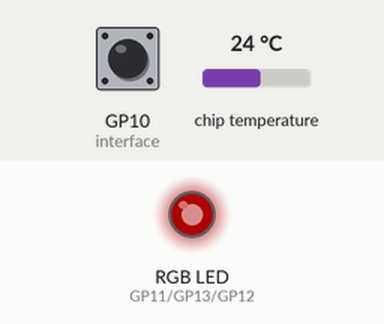
Simulated run of this program. Board: Raspberry Pi Pico running MicroPython. On the bench: an RGB LED mixed from three pins (HIGH = lit). The test bench sets the inputs (shaded band); at power-on: GP10 (interface) HIGH, chip temperature 24 °C. Dim RGB values are drawn brighter than linear; files the program writes start out absent. At 5.7 s the program stops and its outputs stay as they are.

Above: at 1.2 s.
1.3 s: GP10 (interface) pulled LOW for 0.15 s
At 2.7 s:
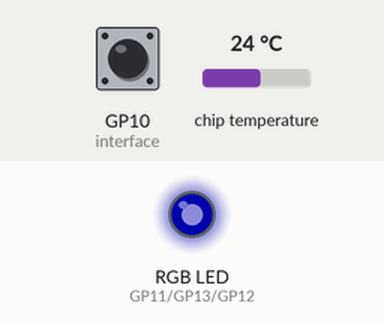
3.0 s: GP10 (interface) pulled LOW for 1 s
At 4.6 s:
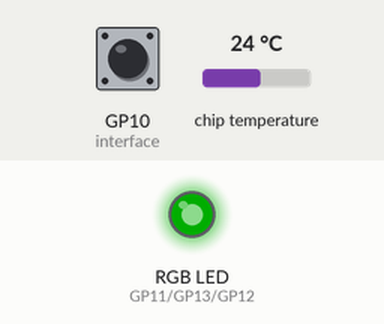
5.5 s: GP10 (interface) pulled LOW for 0.15 s
At 6.9 s:
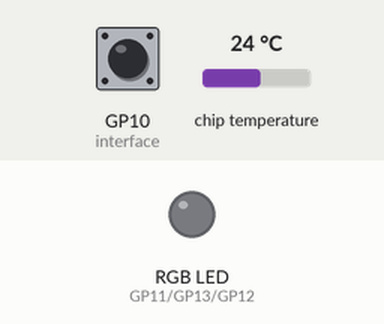
Timing chart, 0 to 7.2 s (numbered marks = the images above; inputs shaded):
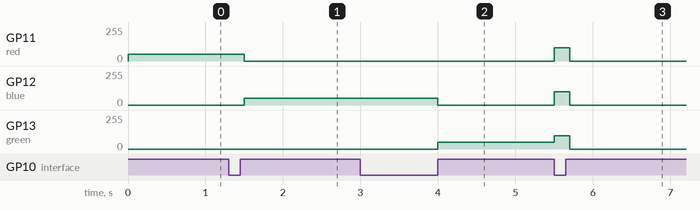

The program:

conductor.py
```python
from machine import Pin, ADC
from picozero import RGBLED
from utime import sleep

import sys
import utime

rgb = RGBLED(red = 11, green = 13, blue = 12)
rgb.color = (50, 0, 0)

sensor_temp = ADC(4)
temp_offset = 8.7
conversion_factor = 3.3 / (65535)
interface = Pin(10, Pin.IN, Pin.PULL_UP)

delta_t = 0.1
x = 50

def wait_for_interface():
    while True:
        sleep(0.1)
        if not interface.value():
            break
    while True:
        sleep(0.1)
        if interface.value():
            break


# STAGE 1: wait for button push...
wait_for_interface()

#STAGE 2: create log file...
rgb.color = (255, 0, 0)

file_name = 'temp_log.csv'
f = open(file_name, 'w')

rgb.color = (0, 0, 50)

wait_for_interface()

#STAGE 3: start logging to file...
rgb.color = (0, 50, 0)

running_sum = 0
running_count = 0

while True:
    reading = sensor_temp.read_u16() * conversion_factor
    running_sum += reading
    running_count += 1

    if running_count == x:
        temperature = ((27 - ((running_sum/x) - 0.706)/0.001721) - temp_offset)
        f.write('{0}: {1}\n'.format(utime.mktime(utime.localtime()), temperature))
        print('{0}: {1}\n'.format(utime.mktime(utime.localtime()), temperature))
        running_sum = 0
        running_count = 0

    if not interface.value():
        break
    sleep(0.1)

#STAGE 4: save and close the log file and stop the pico
rgb.color = (100, 100, 100)
f.close()
sleep(0.2)
rgb.color = (0, 0, 0)
sys.exit()
```

Measured:
- after the input at 1.3 s, GP11 (red): 50/255 → 0/255 after 0.20 s; GP12 (blue): 0/255 → 50/255 after 0.20 s
- after the input at 3.0 s, GP12 (blue): 50/255 → 0/255 after 1.0 s; GP13 (green): 0/255 → 50/255 after 1.0 s
- after the input at 5.5 s, GP11 (red), GP12 (blue): 0/255 → 100/255 at once, → 0/255 0.20 s later; GP13 (green): 50/255 → 100/255 at once, → 0/255 0.20 s later
